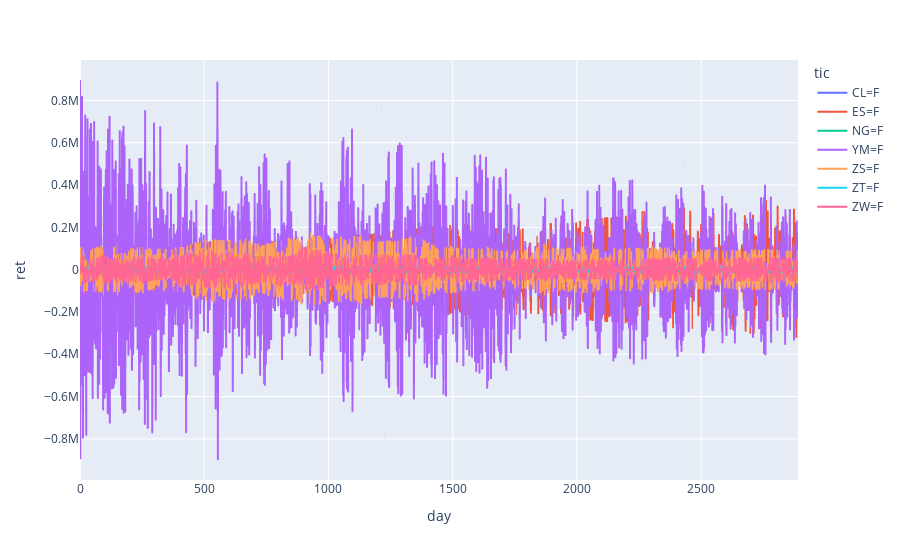

Notebook code for this chart:
### Code cell
px.line(B.df, x = 'day', y = 'ret', color = 'tic')

### Figure 1 — Plotly figure (JSON) as saved in the notebook; plotly's stock layout.template omitted (floating-point values rounded to 4 significant figures; data arrays with more than 128 entries replaced by an {"elided": "..."} marker saying what was removed)
{"data": [{"hovertemplate": "tic=CL=F<br>day=%{x}<br>ret=%{y}<extra></extra>", "legendgroup": "CL=F", "line": {"color": "#636efa", "dash": "solid"}, "marker": {"symbol": "circle"}, "mode": "lines", "name": "CL=F", "showlegend": true, "type": "scattergl", "x": {"elided": "2891 int values"}, "xaxis": "x", "y": {"elided": "2891 float values"}, "yaxis": "y"}, {"hovertemplate": "tic=ES=F<br>day=%{x}<br>ret=%{y}<extra></extra>", "legendgroup": "ES=F", "line": {"color": "#EF553B", "dash": "solid"}, "marker": {"symbol": "circle"}, "mode": "lines", "name": "ES=F", "showlegend": true, "type": "scattergl", "x": {"elided": "2891 int values"}, "xaxis": "x", "y": {"elided": "2891 float values"}, "yaxis": "y"}, {"hovertemplate": "tic=NG=F<br>day=%{x}<br>ret=%{y}<extra></extra>", "legendgroup": "NG=F", "line": {"color": "#00cc96", "dash": "solid"}, "marker": {"symbol": "circle"}, "mode": "lines", "name": "NG=F", "showlegend": true, "type": "scattergl", "x": {"elided": "2891 int values"}, "xaxis": "x", "y": {"elided": "2891 float values"}, "yaxis": "y"}, {"hovertemplate": "tic=YM=F<br>day=%{x}<br>ret=%{y}<extra></extra>", "legendgroup": "YM=F", "line": {"color": "#ab63fa", "dash": "solid"}, "marker": {"symbol": "circle"}, "mode": "lines", "name": "YM=F", "showlegend": true, "type": "scattergl", "x": {"elided": "2891 int values"}, "xaxis": "x", "y": {"elided": "2891 float values"}, "yaxis": "y"}, {"hovertemplate": "tic=ZS=F<br>day=%{x}<br>ret=%{y}<extra></extra>", "legendgroup": "ZS=F", "line": {"color": "#FFA15A", "dash": "solid"}, "marker": {"symbol": "circle"}, "mode": "lines", "name": "ZS=F", "showlegend": true, "type": "scattergl", "x": {"elided": "2891 int values"}, "xaxis": "x", "y": {"elided": "2891 float values"}, "yaxis": "y"}, {"hovertemplate": "tic=ZT=F<br>day=%{x}<br>ret=%{y}<extra></extra>", "legendgroup": "ZT=F", "line": {"color": "#19d3f3", "dash": "solid"}, "marker": {"symbol": "circle"}, "mode": "lines", "name": "ZT=F", "showlegend": true, "type": "scattergl", "x": {"elided": "2891 int values"}, "xaxis": "x", "y": {"elided": "2891 float values"}, "yaxis": "y"}, {"hovertemplate": "tic=ZW=F<br>day=%{x}<br>ret=%{y}<extra></extra>", "legendgroup": "ZW=F", "line": {"color": "#FF6692", "dash": "solid"}, "marker": {"symbol": "circle"}, "mode": "lines", "name": "ZW=F", "showlegend": true, "type": "scattergl", "x": {"elided": "2891 int values"}, "xaxis": "x", "y": {"elided": "2891 float values"}, "yaxis": "y"}], "layout": {"legend": {"title": {"text": "tic"}, "tracegroupgap": 0}, "margin": {"t": 60}, "xaxis": {"anchor": "y", "domain": [0, 1], "title": {"text": "day"}}, "yaxis": {"anchor": "x", "domain": [0, 1], "title": {"text": "ret"}}}}
